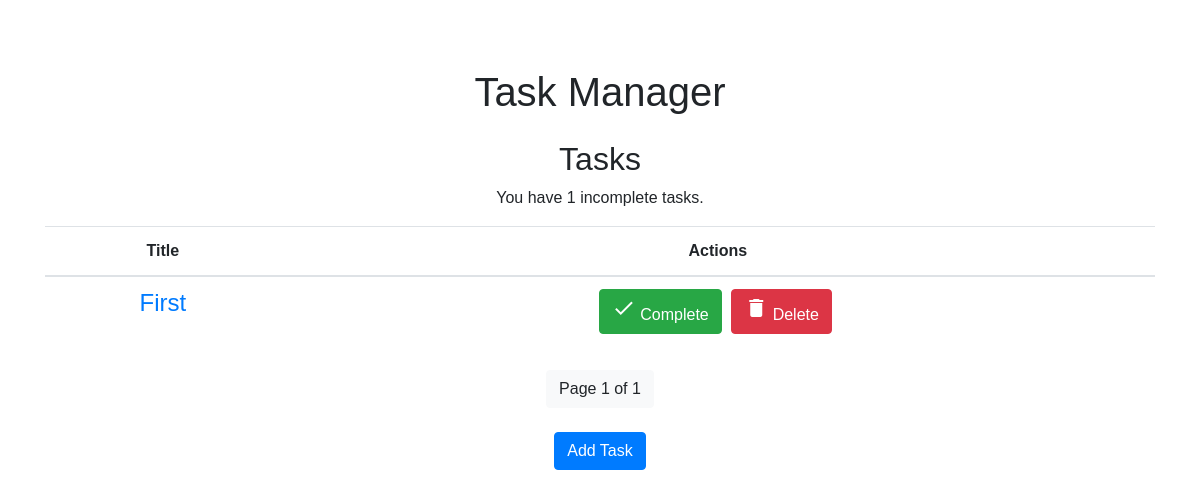
Before: / with the older database file.
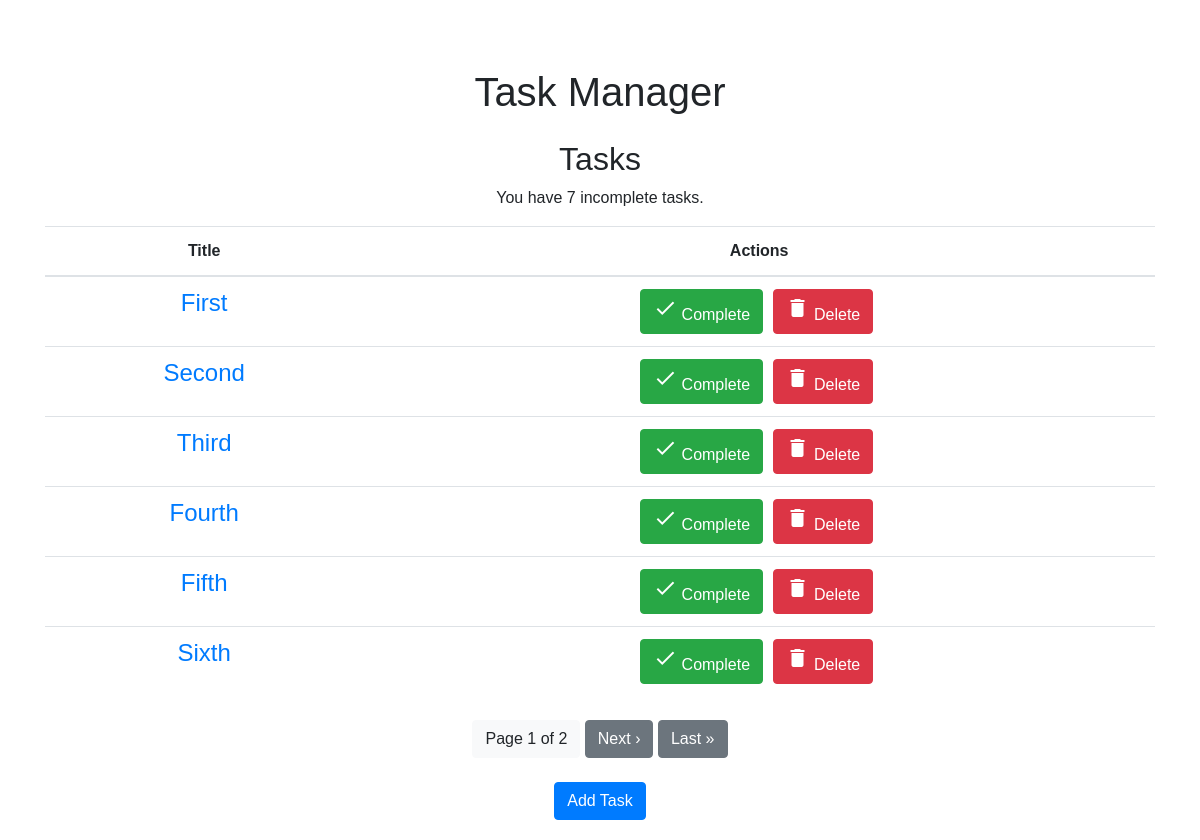
After: the same page with the newer database file.
### todoapp/models.py (models this page shows, shortened)
class TodoTask(models.Model):
    title = models.CharField(max_length=200)
    description = models.TextField()
    finish_time = models.DateTimeField()
    completed = models.BooleanField(default=False)

### todoapp/views.py (the view, shortened to what this page needs)
# urls.py: path('', views.home_view, name='home'),
def home_view(request):
    tasks_list = TodoTask.objects.all()
    tasks_per_page = 6
    paginator = Paginator(tasks_list, tasks_per_page)
    page_number = request.GET.get('page')
    try:
        tasks = paginator.page(page_number)
    except PageNotAnInteger:
        tasks = paginator.page(1)
    except EmptyPage:
        tasks = paginator.page(paginator.num_pages)
    incomplete_tasks_count = TodoTask.objects.filter(completed=False).count()
    context = {
        'tasks': tasks,
        'incomplete_tasks_count': incomplete_tasks_count,
    }
    return render(request, 'todoapp/home.html', context)

### templates/todoapp/home.html (shortened to what this page needs)
<!DOCTYPE html>
<html lang="en">
<head>
    <link rel="stylesheet" href="https://stackpath.bootstrapcdn.com/bootstrap/4.5.2/css/bootstrap.min.css">
</head>
<body>
    <div class="container">
        <h1 class="mt-5">Task Manager</h1>
        <h2 class="mt-4">Tasks</h2>
        <p>You have {{ incomplete_tasks_count }} incomplete tasks.</p>
        <table class="table task-table">
            <thead>
                <tr>
                    <th>Title</th>
                    <th>Actions</th>
                </tr>
            </thead>
            <tbody>
                {% for task in tasks %}
                <tr class="task-container">
                    <td>
                        <h4>
                            <a href="{% url 'todolist' %}" class="task-title{% if task.completed %} completed{% endif %}">
                                {{ task.title }}
                            </a>
                        </h4>
                    </td>
                    <td>
                        <form action="{% url 'home' %}" method="post" style="display: inline;">
                            <button type="submit" class="btn btn-success complete-button"><i class="material-icons">done</i> Complete</button>
                        </form>
                        <form action="{% url 'home' %}" method="post" style="display: inline;">
                            <button type="submit" class="btn btn-danger delete-button"><i class="material-icons">delete</i> Delete</button>
                        </form>
                    </td>
                </tr>
                {% endfor %}
            </tbody>
        </table>
        <div class="mt-4">
            <span class="btn btn-light">Page {{ tasks.number }} of {{ tasks.paginator.num_pages }}</span>
            {% if tasks.has_next %}
            <a href="?page={{ tasks.next_page_number }}" class="btn btn-secondary">Next &rsaquo;</a>
            <a href="?page={{ tasks.paginator.num_pages }}" class="btn btn-secondary">Last &raquo;</a>
            {% endif %}
        </div>
        <a href="{% url 'addtask' %}" class="btn btn-primary mt-4">Add Task</a>
    </div>
</body>
</html>

Changed rows visible on the page:
added TodoTask: title "Second"
added TodoTask: title "Third"
added TodoTask: title "Fourth"
added TodoTask: title "Fifth"
added TodoTask: title "Sixth"
Other visible differences:
{{ incomplete_tasks_count }}: "1" → "7"
{{ tasks.paginator.num_pages }}: "1" → "2"
text now shown: "Next › Last »"
